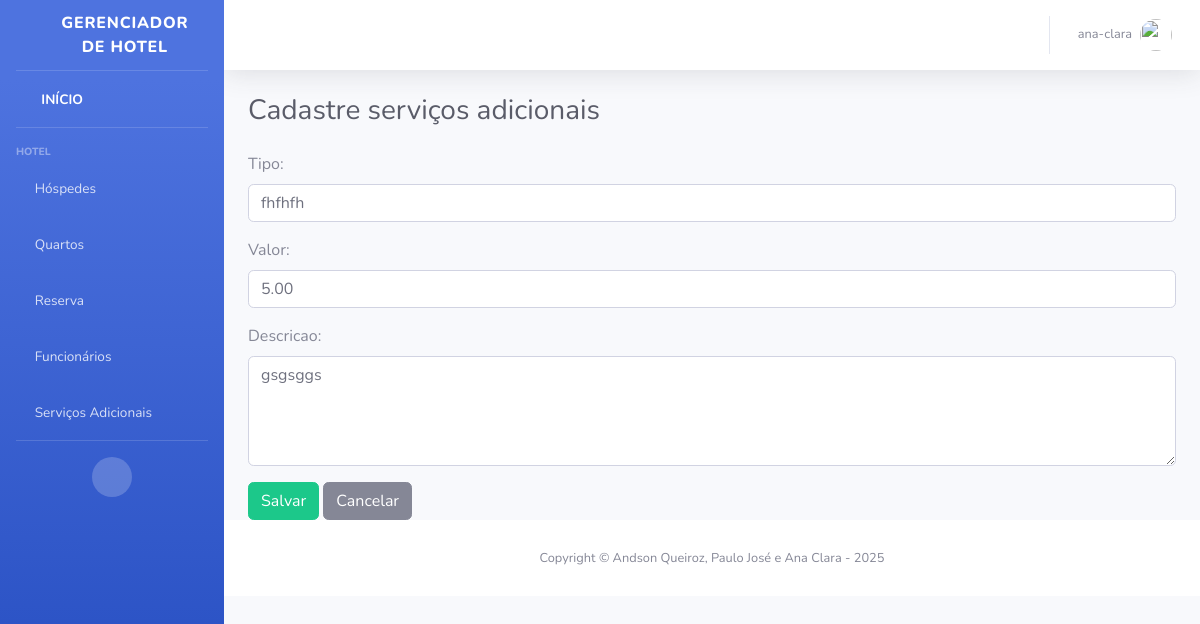
Screenshot of /editar_servico/2 (signed in) with the database file from the repository.
### servicos_adicionais/models.py (models this page shows, shortened)
class Servicos_adicionais(models.Model):
    tipo = models.CharField(max_length=100)
    descricao = models.CharField(max_length=100)
    valor = models.DecimalField(max_digits=8, decimal_places=2)

### servicos_adicionais/views.py (the view)
# urls.py: path('editar_servico/<int:id>', views.editar_servico, name='editar_servico'),
def editar_servico(request, id):
    servico = get_object_or_404(Servicos_adicionais, id=id)
    if request.method == 'POST':
      form = ServicosForm(request.POST, instance=servico)
      if form.is_valid():
         form.save()
         return redirect('listar_servicos')
    else:
      form = ServicosForm(instance=servico)
    return render(request, 'servicos_adicionais/form.html', {'form': form})

### servicos_adicionais/forms.py
class ServicosForm(forms.ModelForm):
    class Meta:
        model = Servicos_adicionais
        fields = ['tipo', 'valor', 'descricao']
        widgets = {
            'tipo': forms.TextInput(attrs={'class': 'form-control', 'placeholder': 'Digite o tipo, ex: lavanderia, café, etc...'}),
            'valor': forms.NumberInput(attrs={'class': 'form-control', 'placeholder': 'Digite o valor'}),
            'descricao': forms.Textarea(attrs={'class': 'form-control', 'rows': 4, 'cols': 40, 'placeholder': 'Descreva o funcionamento do serviço'}),
        }

### templates/servicos_adicionais/form.html (shortened to what this page needs)
{% extends 'base.html' %}
{% block content %}
<div class="container-fluid">
  <h1 class="h3 mb-4 text-gray-800">Cadastre serviços adicionais</h1>
  <form method="post">
        {{ form.as_p }}
        <button type="submit" class="btn btn-success">Salvar</button>
        <a href="{% url 'listar_servicos' %}" class="btn btn-secondary">Cancelar</a>
   </form>
</div>
{% endblock %}

### templates/base.html (shortened to what this page needs)
<!DOCTYPE html>
<html lang="en">
{% load static %}
<head>
    <link href="{% static 'vendor/fontawesome-free/css/all.min.css' %}" rel="stylesheet" type="text/css">
    <link href="{% static 'css/sb-admin-2.min.css' %}" rel="stylesheet">
</head>
<body id="page-top d-flex flex-column min-vh-100">
    <div id="wrapper">
        <ul class="navbar-nav bg-gradient-primary sidebar sidebar-dark accordion" id="accordionSidebar">
            <a class="sidebar-brand d-flex align-items-center justify-content-center" href="index.html">
                <div class="sidebar-brand-icon rotate-n-15">
                    <i class="fas fa-laugh-wink"></i>
                </div>
                <div class="sidebar-brand-text mx-3">Gerenciador de HOTEL</div>
            </a>
            <hr class="sidebar-divider my-0">
            <li class="nav-item active">
                <a class="nav-link" href="{% url 'listar_tudo' %}">
                    <i class="fas fa-fw fa-tachometer-alt"></i>
                    <span>INÍCIO</span></a>
            </li>
            <hr class="sidebar-divider">
            <div class="sidebar-heading">
                Hotel
            </div>
            <li class="nav-item">
                <a class="nav-link collapsed" href="#" data-toggle="collapse" data-target="#collapseTwo"
                    aria-expanded="true" aria-controls="collapseTwo">
                    <i class="fas fa-suitcase-rolling"></i>
                    <span>Hóspedes</span>
                </a>
            </li>
            <li class="nav-item">
                <a class="nav-link collapsed" href="#" data-toggle="collapse" data-target="#collapseUtilities"
                    aria-expanded="true" aria-controls="collapseUtilities">
                    <i class="fas fa-bed"></i>
                    <span>Quartos</span>
                </a>
            </li>
            <li class="nav-item">
                <a class="nav-link collapsed" href="#" data-toggle="collapse" data-target="#collapseReserva"
                    aria-expanded="true" aria-controls="collapseReserva">
                    <i class="fas fa-hotel"></i>
                    <span>Reserva</span>
                </a>
            </li>
            <li class="nav-item">
                <a class="nav-link collapsed" href="#" data-toggle="collapse" data-target="#collapseFuncionarios"
                    aria-expanded="true" aria-controls="collapseFuncionarios">
                    <i class="fas fa-user-tie"></i>
                    <span>Funcionários</span>
                </a>
            </li>
             <li class="nav-item">
                <a class="nav-link collapsed" href="#" data-toggle="collapse" data-target="#collapseServicos"
                    aria-expanded="true" aria-controls="collapseServicos">
                    <i class="fas fa-concierge-bell"></i>
                    <span>Serviços Adicionais</span>
                </a>
            </li>
            <hr class="sidebar-divider d-none d-md-block">
            <div class="text-center d-none d-md-inline">
                <button class="rounded-circle border-0" id="sidebarToggle"></button>
            </div>
        </ul>
        <div id="content-wrapper" class="d-flex flex-column">
            <main id="content" class="flex-fill">
                <nav class="navbar navbar-expand navbar-light bg-white topbar mb-4 static-top shadow">
                    <ul class="navbar-nav ml-auto">
                        {% if user.is_authenticated %}
                        <li class="nav-item dropdown no-arrow">
                            <a class="nav-link dropdown-toggle" href="#" id="userDropdown" role="button"
                                data-toggle="dropdown" aria-haspopup="true" aria-expanded="false">
                                <span class="mr-2 d-none d-lg-inline text-gray-600 small">{{ user.username }}</span>
                                <img class="img-profile rounded-circle" src="{% static 'img/undraw_profile.svg' %}">
                            </a>
                        </li>
                    {% else %}
                        <li class="nav-item">
                            <a class="nav-link" href="{% url 'login' %}">Login</a>
                        </li>
                    {% endif %}
                    </ul>
                </nav>
                {% block content %}{% endblock %}
            <footer class="footer sticky-footer bg-white">
                <div class="container my-auto">
                    <div class="copyright text-center my-auto">
                        <span>Copyright &copy; Andson Queiroz, Paulo José e Ana Clara - 2025</span>
                    </div>
                </div>
            </footer>
        </div>
    </div>
</body>
</html>

### rows the page displays
Servicos_adicionais: tipo "fhfhfh", valor "5.00", descricao "gsgsggs"

### other values shown
{{ user.username }} "ana-clara"
